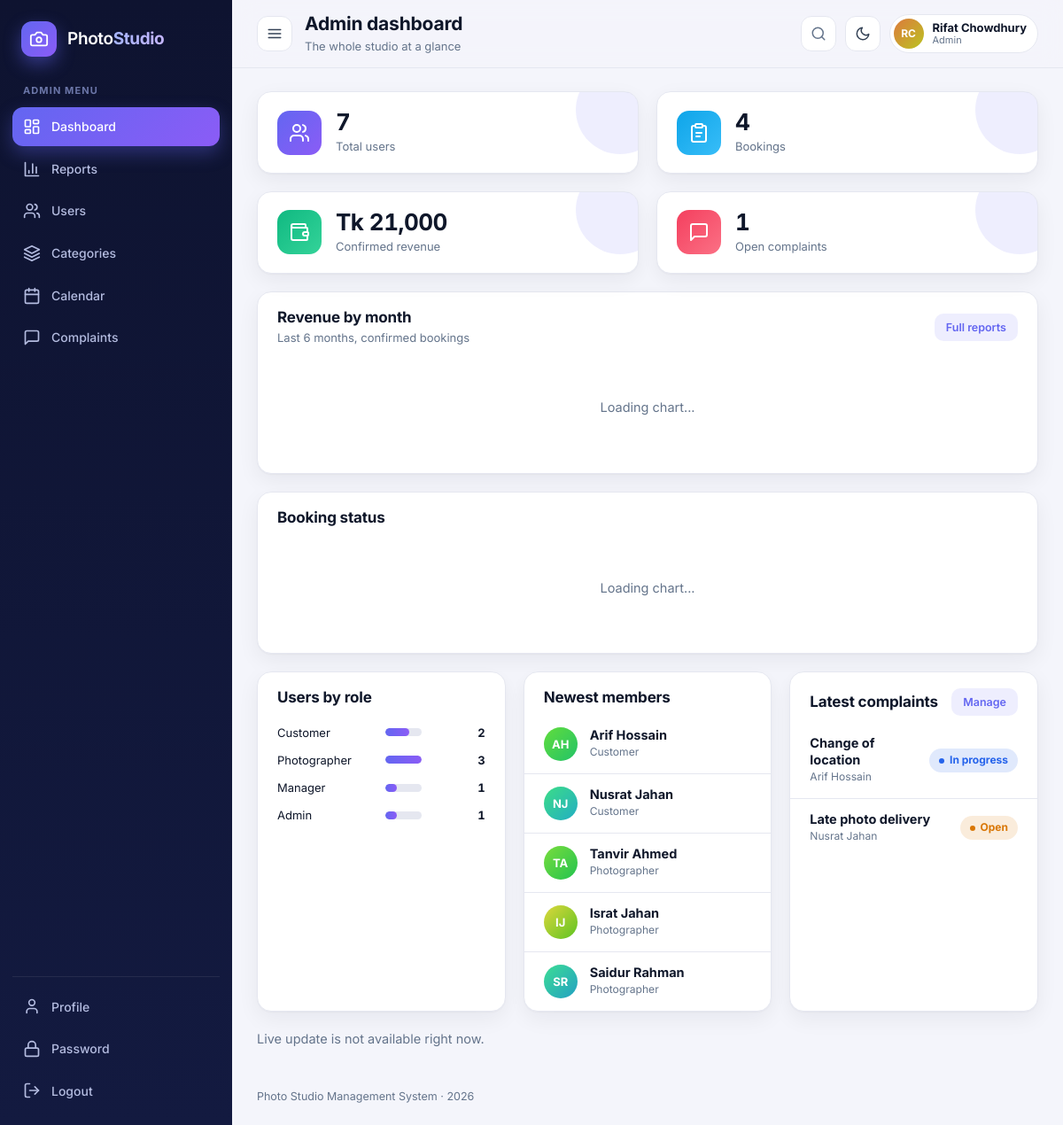
/view/admin/dashboard.php (signed in), run on the app's committed database.
### tables this page shows
CREATE TABLE complaints (
	id INT PRIMARY KEY AUTO_INCREMENT,
	customer_id INT NOT NULL,
	booking_id INT DEFAULT NULL,
	subject VARCHAR(150) NOT NULL,
	message TEXT NOT NULL,
	status VARCHAR(20) DEFAULT 'open',
	admin_reply TEXT,
	created_at TIMESTAMP DEFAULT CURRENT_TIMESTAMP,
	FOREIGN KEY (customer_id) REFERENCES users(id) ON DELETE CASCADE,
	FOREIGN KEY (booking_id) REFERENCES bookings(id) ON DELETE SET NULL
);

CREATE TABLE users (
	id INT PRIMARY KEY AUTO_INCREMENT,
	name VARCHAR(100) NOT NULL,
	username VARCHAR(50) NOT NULL UNIQUE,
	email VARCHAR(100) NOT NULL UNIQUE,
	password VARCHAR(100) NOT NULL,
	phone VARCHAR(20),
	role VARCHAR(20) NOT NULL,
	specialization VARCHAR(100),
	status VARCHAR(20) DEFAULT 'active',
	profile_pic VARCHAR(255) DEFAULT '',
	created_at TIMESTAMP DEFAULT CURRENT_TIMESTAMP
);

### model/BaseModel.php (called while the page is built, shortened)
<?php
class BaseModel {
	public function establishConnection() {
		$db = new DBConnection();
		return $db->connect();
	}
	protected function run($sql, $types = '', $params = array()) {
		$conn = $this->establishConnection();
		$stmt = $conn->prepare($sql);
		if ($types !== '') {
			$stmt->bind_param($types, ...$params);
		}
		$stmt->execute();
		return $stmt;
	}
	protected function all($sql, $types = '', $params = array()) {
		$stmt = $this->run($sql, $types, $params);
		$result = $stmt->get_result();
		$rows = array();
		while ($row = $result->fetch_assoc()) {
			$rows[] = $row;
		}
		return $rows;
	}
	protected function one($sql, $types = '', $params = array()) {
		$rows = $this->all($sql, $types, $params);
		return count($rows) > 0 ? $rows[0] : null;
	}
	protected function value($sql, $types = '', $params = array()) {
		$row = $this->one($sql, $types, $params);
		return reset($row);
	}
}

### model/User.php (called while the page is built, shortened)
<?php
require_once __DIR__ . '/BaseModel.php';
class User extends BaseModel {
	public function getUserById($id) {
		return $this->one("SELECT * FROM users WHERE id = ?", 'i', array((int)$id));
	}
	public function getAllUsers() {
		return $this->all("SELECT id, name, username, email, phone, role, specialization, status, profile_pic, created_at FROM users ORDER BY id");
	}
}

### model/Report.php (called while the page is built, shortened)
<?php
require_once __DIR__ . '/BaseModel.php';
class Report extends BaseModel {
	public function statusCounts() {
		$counts = array('pending' => 0, 'approved' => 0, 'assigned' => 0, 'completed' => 0, 'rejected' => 0, 'cancelled' => 0);
		$rows = $this->all("SELECT status, COUNT(*) AS total FROM bookings GROUP BY status");
		foreach ($rows as $r) {
			$counts[$r['status']] = (int)$r['total'];
		}
		return $counts;
	}
	public function revenueTotals() {
		$row = $this->one("SELECT
				COALESCE(SUM(CASE WHEN b.status IN ('approved','assigned','completed') THEN p.price END), 0) AS confirmed,
				COALESCE(SUM(CASE WHEN b.status = 'completed' THEN p.price END), 0) AS collected,
				COALESCE(SUM(CASE WHEN b.status = 'pending' THEN p.price END), 0) AS pipeline
			FROM bookings b JOIN packages p ON b.package_id = p.id");
		return array('confirmed' => (float)$row['confirmed'], 'collected' => (float)$row['collected'], 'pipeline' => (float)$row['pipeline']);
	}
}

### model/Complaint.php (called while the page is built, shortened)
<?php
require_once __DIR__ . '/BaseModel.php';
class Complaint extends BaseModel {
	public function getAllComplaints() {
		return $this->all("SELECT co.*, u.name AS customer_name, u.email AS customer_email, u.profile_pic AS customer_pic
			FROM complaints co JOIN users u ON co.customer_id = u.id ORDER BY co.id DESC");
	}
	public function countByStatus($status) {
		return (int)$this->value("SELECT COUNT(*) FROM complaints WHERE status = ?", 's', array($status));
	}
}

### view/admin/dashboard.php (the view, shortened to what this page needs)
<?php
require_once __DIR__ . '/../../includes/helpers.php';
require_role('admin');
require_once __DIR__ . '/../../model/User.php';
require_once __DIR__ . '/../../model/Complaint.php';
require_once __DIR__ . '/../../model/Report.php';
$user = new User();
$userList = $user->getAllUsers();
$complaint = new Complaint();
$complaintList = $complaint->getAllComplaints();
$report = new Report();
$counts = $report->statusCounts();
$totals = $report->revenueTotals();
$roles = array('customer' => 0, 'photographer' => 0, 'manager' => 0, 'admin' => 0);
foreach ($userList as $u) { if (isset($roles[$u['role']])) $roles[$u['role']]++; }
$recent = array_slice(array_reverse($userList), 0, 5);
$pageTitle = 'Admin dashboard';
$pageSubtitle = 'The whole studio at a glance';
$active = 'dashboard';
require_once __DIR__ . '/../../includes/header.php';
?>
<div class="grid grid-4">
	<?php
	echo stat_card('Total users', count($userList), 'users', '', 'total_users');
	echo stat_card('Bookings', array_sum($counts), 'bookings', 's-blue', 'bookings');
	echo stat_card('Confirmed revenue', $totals['confirmed'], 'wallet', 's-green', 'confirmed_revenue', 'money');
	echo stat_card('Open complaints', $complaint->countByStatus('open'), 'message', 's-rose', 'open_complaints');
	?>
</div>
<div class="grid grid-main">
	<div class="card"><div class="card-head"><div><h2>Revenue by month</h2><p>Last 6 months, confirmed bookings</p></div><a class="btn btn-soft btn-sm" href="reports.php">Full reports</a></div>
		<div class="card-body"><div class="chart" data-chart="revenue"><div class="chart-empty">Loading chart...</div></div></div></div>
	<div class="card"><div class="card-head"><div><h2>Booking status</h2></div></div><div class="card-body"><div data-chart="status" class="chart-empty">Loading chart...</div></div></div>
</div>
<div class="grid grid-3">
	<div class="card">
		<div class="card-head"><h2>Users by role</h2></div>
		<div class="card-body">
			<?php $maxRole = max(1, max($roles)); foreach ($roles as $r => $n) { ?>
				<div class="bar-row"><span><?php echo e(ucfirst($r)) ?></span><div class="bar-track"><i style="width:<?php echo round($n / $maxRole * 100) ?>%"></i></div><b><?php echo $n ?></b></div>
			<?php } ?>
		</div>
	</div>
	<div class="card">
		<div class="card-head"><h2>Newest members</h2></div>
		<div class="card-body flush mt-1"><div class="list">
			<?php foreach ($recent as $u) { ?><div class="list-item"><?php echo avatar($u['name'], $u['profile_pic']) ?><div class="grow"><b><?php echo e($u['name']) ?></b><small><?php echo e(ucfirst($u['role'])) ?></small></div></div><?php } ?>
		</div></div>
	</div>
	<div class="card">
		<div class="card-head"><h2>Latest complaints</h2><a class="btn btn-soft btn-sm" href="complaints.php">Manage</a></div>
		<div class="card-body flush mt-1">
			<div class="list">
			<?php foreach (array_slice($complaintList, 0, 4) as $c) { ?>
				<div class="list-item"><div class="grow"><b><?php echo e($c['subject']) ?></b><small><?php echo e($c['customer_name']) ?></small></div><?php echo status_badge($c['status']) ?></div>
			<?php } ?>
			</div>
		</div>
	</div>
</div>
<p id="ajax_note" class="muted"></p>
<?php require_once __DIR__ . '/../../includes/footer.php'; ?>

### includes/header.php (shortened to what this page needs)
<?php
require_once __DIR__ . '/helpers.php';
$navList = nav_items($_SESSION['role']);
$cssVersion = @filemtime(__DIR__ . '/../css/style.css');
?>
<!DOCTYPE html>
<html lang="en" data-theme="light">
<head>
	<link rel="stylesheet" href="<?php echo e(app_url('css/style.css')) ?>?v=<?php echo (int)$cssVersion ?>">
</head>
<body class="app">
<div class="shell">
	<aside class="sidebar" id="sidebar">
		<a class="brand" href="<?php echo e(app_url(home_for_role($_SESSION['role']))) ?>">
			<span class="brand-mark"><?php echo icon('camera') ?></span>
			<span class="brand-text">Photo<b>Studio</b></span>
		</a>
		<nav class="nav" aria-label="Main menu">
			<div class="nav-label"><?php echo e(ucfirst($_SESSION['role'])) ?> menu</div>
			<?php foreach ($navList as $item) { ?>
				<a class="nav-link<?php echo $item[0] == $active ? ' active' : '' ?>" href="<?php echo e(app_url($item[2])) ?>" title="<?php echo e($item[1]) ?>">
					<?php echo icon($item[3]) ?><span><?php echo e($item[1]) ?></span>
				</a>
			<?php } ?>
		</nav>
		<div class="sidebar-foot">
			<a class="nav-link<?php echo $active == 'profile' ? ' active' : '' ?>" href="<?php echo e(app_url('view/profile.php')) ?>" title="Profile"><?php echo icon('user') ?><span>Profile</span></a>
			<a class="nav-link<?php echo $active == 'password' ? ' active' : '' ?>" href="<?php echo e(app_url('view/change-password.php')) ?>" title="Password"><?php echo icon('lock') ?><span>Password</span></a>
			<form action="<?php echo e(app_url('controller/logout-handler.php')) ?>" method="post">
				<button type="submit" class="nav-link nav-logout" title="Logout"><?php echo icon('logout') ?><span>Logout</span></button>
			</form>
		</div>
	</aside>
	<div class="main">
		<header class="topbar">
			<button class="icon-btn only-desktop" id="collapseBtn" aria-label="Collapse menu"><?php echo icon('menu') ?></button>
			<div class="topbar-title">
				<h1><?php echo e($pageTitle) ?></h1>
				<?php if (isset($pageSubtitle)) { ?><p><?php echo e($pageSubtitle) ?></p><?php } ?>
			</div>
			<div class="topbar-actions">
				<button class="search-trigger" id="paletteBtn" type="button">
					<?php echo icon('search') ?><span>Quick search</span><kbd>Ctrl K</kbd>
				</button>
				<button class="icon-btn" id="themeBtn" type="button" aria-label="Toggle dark mode" title="Dark / light mode">
					<span class="show-light"><?php echo icon('moon') ?></span><span class="show-dark"><?php echo icon('sun') ?></span>
				</button>
				<a class="user-chip" href="<?php echo e(app_url('view/profile.php')) ?>">
					<?php echo avatar($_SESSION['name'], isset($_SESSION['profile_pic']) ? $_SESSION['profile_pic'] : '', 'sm') ?>
					<span class="user-chip-text"><b><?php echo e($_SESSION['name']) ?></b><small><?php echo e(ucfirst($_SESSION['role'])) ?></small></span>
				</a>
			</div>
		</header>
		<main class="content">

### includes/helpers.php (shortened to what this page needs)
<?php
function e($value) {
	return htmlspecialchars((string)$value, ENT_QUOTES, 'UTF-8');
}
function app_url($path = '') {
	static $root = null;
	if ($root === null) {
		$root = '';
		$docRoot = isset($_SERVER['DOCUMENT_ROOT']) ? realpath($_SERVER['DOCUMENT_ROOT']) : false;
		$appRoot = realpath(__DIR__ . '/..');
		if ($docRoot && $appRoot) {
			$docRoot = rtrim(str_replace('\\', '/', $docRoot), '/');
			$appRoot = str_replace('\\', '/', $appRoot);
			if (stripos($appRoot, $docRoot) === 0) {
				$root = substr($appRoot, strlen($docRoot));
			}
		}
	}
	return $root . '/' . ltrim($path, '/');
}
function require_login() {
	require_once __DIR__ . '/../model/User.php';
	$u = new User();
	$row = $u->getUserById($_SESSION['user_id']);
}
function require_role($roles) {
	require_login();
}
function home_for_role($role) {
	if ($role == 'admin') return 'view/admin/dashboard.php';
	return 'view/customer/dashboard.php';
}
function money($n) {
	return 'Tk ' . number_format((float)$n, 0);
}
function initials($name) {
	$parts = preg_split('/\s+/', trim((string)$name));
	$s = '';
	for ($i = 0; $i < count($parts) && $i < 2; $i++) {
		$s .= mb_strtoupper(mb_substr($parts[$i], 0, 1));
	}
	return $s == '' ? '?' : $s;
}
function avatar($name, $pic = '', $size = '') {
	$cls = 'avatar' . ($size ? ' avatar-' . $size : '');
	$hue = (crc32((string)$name) % 360);
	return '<span class="' . $cls . '" style="--h:' . $hue . '">' . e(initials($name)) . '</span>';
}
function status_badge($status) {
	$slug = strtolower(str_replace(' ', '-', (string)$status));
	return '<span class="badge badge-' . e($slug) . '">' . e(ucfirst($status)) . '</span>';
}
function icon($name) {
	return '<svg class="ic" viewBox="0 0 24 24" fill="none" stroke="currentColor" stroke-width="2" stroke-linecap="round" stroke-linejoin="round" aria-hidden="true">' . $i[$name] . '</svg>';
}
function nav_items($role) {
	return array(
		array('dashboard', 'Dashboard', 'view/admin/dashboard.php', 'dashboard'),
		array('reports', 'Reports', 'view/admin/reports.php', 'chart'),
		array('users', 'Users', 'view/admin/users.php', 'users'),
		array('categories', 'Categories', 'view/admin/categories.php', 'layers'),
		array('calendar', 'Calendar', 'view/calendar.php', 'calendar'),
		array('complaints', 'Complaints', 'view/admin/complaints.php', 'message')
	);
}
function stat_card($label, $value, $iconName, $color = '', $key = '', $format = 'int') {
	$text = $format == 'money' ? money($value) : ($format == 'rating' ? number_format((float)$value, 1) : number_format((float)$value));
	return '<div class="stat ' . e($color) . '"><div class="stat-icon">' . icon($iconName) . '</div><div>'
		. '<div class="stat-number"' . ($key != '' ? ' data-stat="' . e($key) . '"' : '') . ' data-value="' . e($value) . '" data-format="' . e($format) . '">' . e($text) . '</div>'
		. '<div class="stat-label">' . e($label) . '</div></div></div>';
}

### includes/footer.php (shortened to what this page needs)
		</main>
		<footer class="app-foot">Photo Studio Management System &middot; <?php echo date('Y') ?></footer>
	</div>
</div>
</body>
</html>

### data on the page
complaints: booking "2", id "1", subject "Late photo delivery", customer.name "Nusrat Jahan", status "Open"
users: name "AH", name "Arif Hossain", role "Customer"
users: name "NJ", name "Nusrat Jahan", role "Customer"
users: name "TA", name "Tanvir Ahmed", role "Photographer"
users: name "IJ", name "Israt Jahan", role "Photographer"
users: name "SR", name "Saidur Rahman", role "Photographer"
complaints: subject "Change of location", customer.name "Arif Hossain", status "In progress"

### other printed values
$_SESSION['role'] "ADMIN"
$item[1] "Dashboard"
$item[1] "Reports"
$item[1] "Users"
$item[1] "Categories"
$item[1] "Calendar"
$item[1] "Complaints"
$pageTitle "Admin dashboard"
$pageSubtitle "The whole studio at a glance"
initials($name) "RC"
$_SESSION['name'] "Rifat Chowdhury"
$_SESSION['role'] "Admin"
$text "7 4 1"
$label "Total users Bookings Confirmed revenue Open complaints"
$r "Customer"
